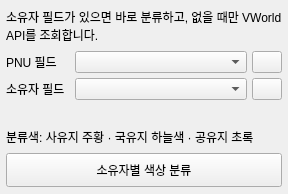
                     <widget class="QWidget" name="tab_owner_style">
                      <attribute name="title">
                       <string>소유자별</string>
                      </attribute>
                      <layout class="QVBoxLayout" name="verticalLayout_owner_style">
                       <property name="spacing">
                        <number>7</number>
                       </property>
                       <property name="leftMargin">
                        <number>6</number>
                       </property>
                       <property name="topMargin">
                        <number>8</number>
                       </property>
                       <property name="rightMargin">
                        <number>6</number>
                       </property>
                       <property name="bottomMargin">
                        <number>7</number>
                       </property>
                       <item>
                        <widget class="QLabel" name="label_owner_description">
                         <property name="text">
                          <string>소유자 필드가 있으면 바로 분류하고, 없을 때만 VWorld API를 조회합니다.</string>
                         </property>
                         <property name="wordWrap">
                          <bool>true</bool>
                         </property>
                         <property name="k_role" stdset="0">
                          <string>hint</string>
                         </property>
                        </widget>
                       </item>
                       <item>
                        <layout class="QFormLayout" name="formLayout_owner_fields">
                         <property name="fieldGrowthPolicy">
                          <enum>QFormLayout::AllNonFixedFieldsGrow</enum>
                         </property>
                         <property name="horizontalSpacing">
                          <number>10</number>
                         </property>
                         <property name="verticalSpacing">
                          <number>5</number>
                         </property>
                         <property name="leftMargin">
                          <number>0</number>
                         </property>
                         <property name="topMargin">
                          <number>0</number>
                         </property>
                         <property name="rightMargin">
                          <number>0</number>
                         </property>
                         <property name="bottomMargin">
                          <number>0</number>
                         </property>
                         <item row="1" column="0">
                          <widget class="QLabel" name="label_owner_field">
                           <property name="text">
                            <string>소유자 필드</string>
                           </property>
                          </widget>
                         </item>
                         <item row="1" column="1">
                          <widget class="QWidget" name="widget_owner_field_row">
                           <layout class="QHBoxLayout" name="horizontalLayout_owner_field_row">
                            <property name="spacing">
                             <number>5</number>
                            </property>
                            <property name="leftMargin">
                             <number>0</number>
                            </property>
                            <property name="topMargin">
                             <number>0</number>
                            </property>
                            <property name="rightMargin">
                             <number>0</number>
                            </property>
                            <property name="bottomMargin">
                             <number>0</number>
                            </property>
                            <item>
                             <widget class="QgsFieldComboBox" name="combo_owner_field">
                              <property name="sizePolicy">
                               <sizepolicy hsizetype="Expanding" vsizetype="Fixed">
                                <horstretch>0</horstretch>
                                <verstretch>0</verstretch>
                               </sizepolicy>
                              </property>
                             </widget>
                            </item>
                            <item>
                             <widget class="QPushButton" name="btn_detect_owner_field">
                              <property name="minimumSize">
                               <size>
                                <width>30</width>
                                <height>0</height>
                               </size>
                              </property>
                              <property name="maximumSize">
                               <size>
                                <width>30</width>
                                <height>16777215</height>
                               </size>
                              </property>
                              <property name="toolTip">
                               <string>소유자 필드 자동감지 (이름 → 값 순서로 찾음)</string>
                              </property>
                             </widget>
                            </item>
                           </layout>
                          </widget>
                         </item>
                         <item row="0" column="0">
                          <widget class="QLabel" name="label_owner_pnu_field">
                           <property name="text">
                            <string>PNU 필드</string>
                           </property>
                          </widget>
                         </item>
                         <item row="0" column="1">
                          <widget class="QWidget" name="widget_owner_pnu_field_row">
                           <layout class="QHBoxLayout" name="horizontalLayout_owner_pnu_field_row">
                            <property name="spacing">
                             <number>5</number>
                            </property>
                            <property name="leftMargin">
                             <number>0</number>
                            </property>
                            <property name="topMargin">
                             <number>0</number>
                            </property>
                            <property name="rightMargin">
                             <number>0</number>
                            </property>
                            <property name="bottomMargin">
                             <number>0</number>
                            </property>
                            <item>
                             <widget class="QgsFieldComboBox" name="combo_owner_pnu_field">
                              <property name="sizePolicy">
                               <sizepolicy hsizetype="Expanding" vsizetype="Fixed">
                                <horstretch>0</horstretch>
                                <verstretch>0</verstretch>
                               </sizepolicy>
                              </property>
                             </widget>
                            </item>
                            <item>
                             <widget class="QPushButton" name="btn_detect_pnu_field">
                              <property name="minimumSize">
                               <size>
                                <width>30</width>
                                <height>0</height>
                               </size>
                              </property>
                              <property name="maximumSize">
                               <size>
                                <width>30</width>
                                <height>16777215</height>
                               </size>
                              </property>
                              <property name="toolTip">
                               <string>PNU 필드 자동감지 (이름 → 값 순서로 찾음)</string>
                              </property>
                             </widget>
                            </item>
                           </layout>
                          </widget>
                         </item>
                        </layout>
                       </item>
                       <item>
                        <widget class="QLabel" name="label_owner_source">
                         <property name="wordWrap">
                          <bool>true</bool>
                         </property>
                        </widget>
                       </item>
                       <item>
                        <widget class="QLabel" name="label_owner_colors">
                         <property name="text">
                          <string>분류색: 사유지 주황 · 국유지 하늘색 · 공유지 초록</string>
                         </property>
                         <property name="wordWrap">
                          <bool>true</bool>
                         </property>
                         <property name="k_role" stdset="0">
                          <string>hint</string>
                         </property>
                        </widget>
                       </item>
                       <item>
                        <widget class="QPushButton" name="btn_owner_categorize">
                         <property name="minimumSize">
                          <size>
                           <width>0</width>
                           <height>34</height>
                          </size>
                         </property>
                         <property name="toolTip">
                          <string>선택한 소유자 필드를 먼저 사용합니다. 소유자 필드를 비워 두거나 값을 분류하지 못하면 PNU 필드로 VWorld API를 조회합니다. 원본 속성은 수정하지 않습니다.</string>
                         </property>
                         <property name="text">
                          <string>소유자별 색상 분류</string>
                         </property>
                         <property name="k_role" stdset="0">
                          <string>primary</string>
                         </property>
                        </widget>
                       </item>
                       <item>
                        <spacer name="verticalSpacer_owner_style">
                         <property name="orientation">
                          <enum>Qt::Vertical</enum>
                         </property>
                         <property name="sizeHint">
                          <size>
                           <width>20</width>
                           <height>0</height>
                          </size>
                         </property>
                        </spacer>
                       </item>
                      </layout>
                     </widget>
